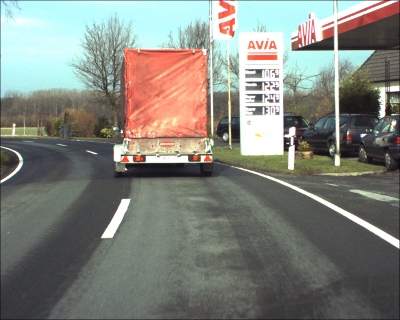
%> input picture images/drivsco/c_tour_03_L_4980.jpg, 400 x 320 px
$ octave --eval "result = TVdenoise(imread('../../images/drivsco/c_tour_03_L_4980.jpg'));"   (GNU Octave 9; MATLAB toolbox functions it lacks are replaced by stand-ins)
%> lines starting %> are read from the running program, lines starting %| are printed output that depends on the picture
### matlab/setParameters.m
%----------------------
%--- setParameters
%----------------------
function new_struct = setParameters(old_struct,varargin)
%function new_param = setParameters(old_param,varargin)
%
%Changes parameters in a parameter struct. The new parameters are given as
%['name',value] corresponding pairs in the varargin.
%
%INPUT
%old_struct     =       Old structure
%varargin       =       ['name',value]
%OUTPUT
%new_struct     =       New structure
%

n_param = length(varargin);
%> n_param = 0
new_struct = old_struct;

for i=1:2:n_param

	%Extract parameter name
	p_name = varargin{i};

	%If for the parameter (name) exists a value...
	if i+1<=n_param
		%then extract the value
		p_value = varargin{i+1};

		%and if the p_name exists in the structure
		if isfield(new_struct, p_name)
			%set its value
			new_struct=setfield(new_struct, p_name, p_value);
		else
			%error(['setParameters error: unkown parameter name "',p_name,'". ',num2str(i)]);
		end
	end

end
%> after the loop, new_struct = {alpha 5, omega 1.75, outer_iter 10, inner_iter 5, solver 2, scl 0.5}

### matlab/denoising/TVdenoise4.m
function [Iout] = TVdenoise(I_in, varargin)
%function [Iout] = TVdenoise(I_in, varargin)
%
%Total Variation based image restoration with 4 neighbours (non-linear diffusion).
%
%INPUT
%Iin
%
%PARAMETERS
%see from the code
%
%OUTPUT
%Iout
%
%Author: Jarno Ralli
%E-mail: jarno@ralli.fi
%Web: www.jarnoralli.fi (or www.jarnoralli.com)
%
%If you use this code, please reference (some) of my papers available at http://www.jarnoralli.fi
%
%The program is delivered as it is and the author accepts no responsibility what so ever of its use and/or results.
%Errors and suggestions are kindly to be communicated to the author.
%
%(C) Copyright 2011-2014, Jarno Ralli
%
%This program is free software: you can redistribute it and/or modify
%it under the terms of the GNU Lesser General Public License as published by
%the Free Software Foundation, either version 3 of the License, or
%(at your option) any later version.
%
%This program is distributed in the hope that it will be useful,
%but WITHOUT ANY WARRANTY; without even the implied warranty of
%MERCHANTABILITY or FITNESS FOR A PARTICULAR PURPOSE.  See the
%GNU Lesser General Public License for more details.

param.alpha = 5;		%Smoothness
param.omega = 1.75;		%Relaxation parameter (SOR).
param.outer_iter = 10;		%Number of outer iterations (lagged diffusivity iterations)
param.inner_iter = 5;		%Number of inner iterations (solver iterations).
param.solver = 2.0;		%Type of solver used:
					%1 = Normal point-wise Gauss-Seidel relaxation.
					%2 = Alternating line relaxation (ALR) - Block Gauss-Seidel.
param.scl = 0.5;		%Downscale to this size
param.scl_factor = 0.75;	%Downscale factor

param = setParameters(param, varargin{:});
%> param has the same summary as new_struct in setParameters

I_in = single(I_in);

%Current size and downscale to size
[rows cols frames] = size(I_in);
%> rows = 320; cols = 400; frames = 3
ds_rows = ceil(rows*param.scl);
%> ds_rows = 160
ds_cols = ceil(cols*param.scl);
%> ds_cols = 200
scales = double(intmax);

%Smoothening mask
G = fspecial('gaussian',[7 7],2.0);
%G = fspecial('gaussian',[5 5],1.25);
Iin{1} = I_in;
isizes{1} = size(Iin{1});
for scl=2:scales
	Iin{scl} = imresize( Iin{scl-1}, param.scl_factor, 'bilinear' );
	isizes{scl} = size(Iin{scl});
	%----------
	% Smoothen
	%----------
	Iin{scl-1} = imfilter( Iin{scl-1}, G, 'replicate' );
	%If scaled image size is less than 10, break
	if isizes{scl}(1)<=ds_rows | isizes{scl}(2)<=ds_cols
		scales = scl;
		%---------------------
		% Smoothen last scale
		%---------------------
		Iin{scl} = imfilter( Iin{scl}, G, 'replicate' );
		break
	end
end
%> after the loop, Iin = 4 items; isizes = {[320 400 3], [240 300 3], [180 225 3], [135 169 3]}; scales = 4
Iout = Iin{scales};
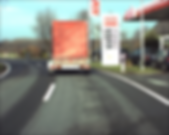
%> Iout: size 135x169x3 single; mean R, G, B 129.6, 131.6, 124.3

for scl=scales:-1:1

	for iter=0:param.outer_iter

		PsiData = 1./realsqrt( (Iout-Iin{scl}).^2 + eps );
		[wW wN wE wS] = DiffWeights(Iout);

		TRACE = PsiData + param.alpha*(wW+wN+wE+wS);
		B = PsiData.*Iin{scl};

		[Iout] =	PDEsolver4(	single(Iout), ...
						single(TRACE), ...
						single(B), ...
						single(param.alpha*wW), ...
						single(param.alpha*wN), ...
						single(param.alpha*wE), ...
						single(param.alpha*wS), ...
						single(param.inner_iter), ...		%solver iterations
						single(param.omega), ...		%omega
						single(param.solver) );			%solver
		%mesh( double(Iout) );
		%drawnow

	end

	%---------
	% Upscale
	%---------
	if (scl-1)>0
		Iout = imresize( Iout, 'bilinear' ,'OutputSize', isizes{scl-1}(1:2)  );
	end
end
%> this loop made 1 pass
%> scl on pass 1: 4

%Iout(Iout<0)=0;
%Iout(Iout>1)=1;

function [wW wN wE wS] = DiffWeights(D)

	  [rows cols frames] = size( D );

	  %Spatial differences
	  Dver = imfilter(D,[0.25 0 -0.25]','replicate');
	  Dhor = imfilter(D,[0.25 0 -0.25],'replicate');

	  wW = (circshift(D,[0 1 0])-D).^2 + (Dver+circshift(Dver,[0 1 0])).^2;
	  wE = (circshift(D,[0 -1 0])-D).^2 + (Dver+circshift(Dver,[0 -1 0])).^2;
	  wN = (circshift(D,[1 0 0])-D).^2 + (Dhor+circshift(Dhor,[1 0 0])).^2;
	  wS = (circshift(D,[-1 0 0])-D).^2 + (Dhor+circshift(Dhor,[-1 0 0])).^2;

	  %Find the maximum derivative...is much more effective at stopping "bleeding" at the edges
	  wW = max(wW,[],3);
	  wE = max(wE,[],3);
	  wN = max(wN,[],3);
	  wS = max(wS,[],3);

	  wW = 1./realsqrt( wW + 0.00001 );
	  wE = 1./realsqrt( wE + 0.00001 );
	  wN = 1./realsqrt( wN + 0.00001 );
	  wS = 1./realsqrt( wS + 0.00001 );

	  % [4 lines of commented-out code are left out]

	  wW(:,1,:) = 0;
	  wE(:,end,:) = 0;
	  wN(1,:,:) = 0;
	  wS(end,:,:) = 0;

	  wW = repmat( wW, [1 1 frames] );
	  wN = repmat( wN, [1 1 frames] );
	  wE = repmat( wE, [1 1 frames] );
	  wS = repmat( wS, [1 1 frames] );
%> (the run ends here)
